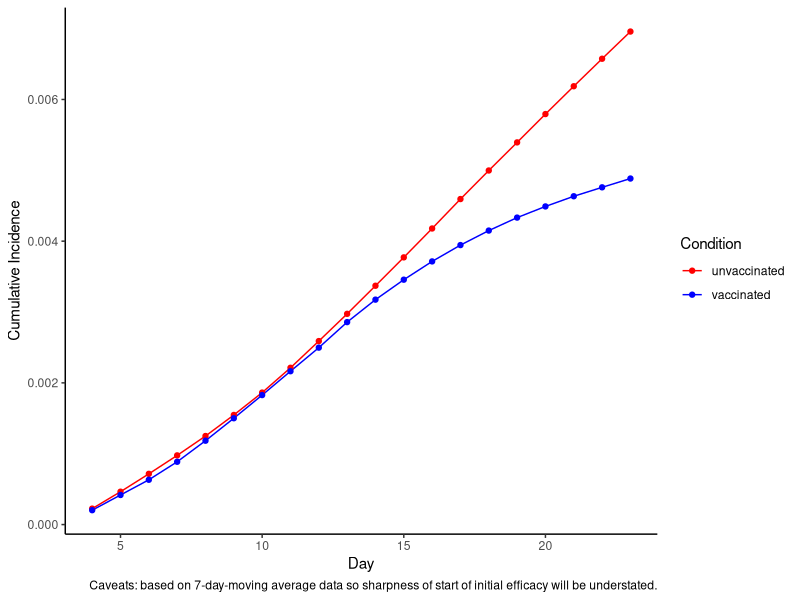

Write the R code that produced this figure.
## ---- chunk 1

library(tidyverse)

data = read_csv("data_from_chart.csv")


## ---- chunk 2
size_of_cohort = 50777
size_of_all_members = 480000
size_of_unvaccinated = size_of_all_members-size_of_cohort
data = data %>% mutate(new_infections_all_members = AllMembersNormalised*size_of_all_members/size_of_cohort)
data = data %>% mutate(new_infections_unvaccinated = new_infections_all_members - VaccinatedCohort)
data = data %>% mutate(daily_incidence_unvaccinated = new_infections_unvaccinated/size_of_unvaccinated)
data = data %>% mutate(daily_incidence_vaccinated = VaccinatedCohort/size_of_cohort)

graphdata = data %>% select(c(Day,contains("daily_incidence"))) %>% pivot_longer(-Day,names_to="group",values_to="daily_incidence") %>% separate(group,into=c("bla","bla2","condition"),sep="_") %>% select(-contains("bla")) %>% group_by(condition) %>% arrange(Day) %>% mutate(cumulative_incidence=cumsum(daily_incidence))

ggplot(graphdata,aes(x=Day,y=cumulative_incidence,color=condition))+geom_line()+theme_classic()+labs(caption="Caveats: based on 7-day-moving average data so sharpness of start of initial efficacy will be understated.",color="Condition",y="Cumulative Incidence")+scale_color_manual(values=c("red","blue"))+geom_point()
## ---- chunk 3


#day20 = filter(graphdata, Day==22)
#day23 = filter(graphdata, Day==23)


#day23vsday20 = inner_join(day23,day20,by="condition") %>% mutate(diff=cumulative_incidence.x-cumulative_incidence.y)%>% ungroup()%>%summarise(
 # efficacy=( max(diff) - min(diff))/max(diff))






